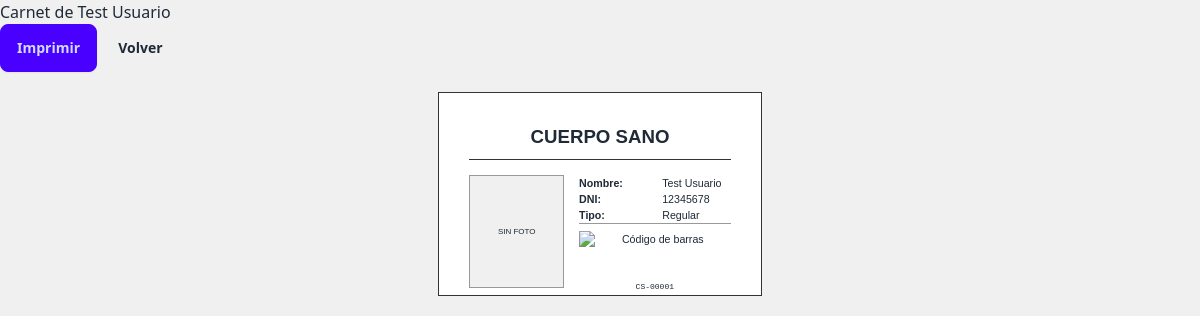
/miembros/1/carnet/ (signed in), run on the app's committed database.
### miembros/models.py (models this page shows, shortened)
class Miembro(models.Model):
    TIPO_CHOICES = [
        ('REGULAR', 'Regular'),
        ('ESTUDIANTE', 'Estudiante'),
        ('MAYOR', 'Persona Mayor'),
    ]
    nombre = models.CharField(max_length=100)
    apellido = models.CharField(max_length=100)
    dni = models.CharField(max_length=15, unique=True)
    email = models.EmailField(blank=True)
    telefono = models.CharField(max_length=20, blank=True)
    foto = CloudinaryField('foto', folder='miembros', blank=True, null=True)
    tipo_miembro = models.CharField(max_length=20, choices=TIPO_CHOICES, default='REGULAR')
    activo = models.BooleanField(default=True)
    fecha_alta = models.DateField(auto_now_add=True)
    def __str__(self):
        return f"{self.nombre} {self.apellido}"

class Carnet(models.Model):
    miembro = models.OneToOneField(Miembro, on_delete=models.CASCADE, related_name='carnet')
    numero_carnet = models.CharField(max_length=10, unique=True)
    codigo_barras_imagen = CloudinaryField('barcode', folder='carnets')
    fecha_emision = models.DateField(auto_now_add=True)

### miembros/views.py (the view)
# urls.py: path('<int:pk>/carnet/', views.ver_carnet, name='carnet'),
@login_required
def ver_carnet(request, pk):
    miembro = get_object_or_404(Miembro, pk=pk)
    try:
        carnet = miembro.carnet
    except Carnet.DoesNotExist:
        messages.error(request, 'Este miembro no tiene carnet')
        return redirect('miembros:detalle', pk=miembro.pk)
    context = {
        'miembro': miembro,
        'carnet': carnet,
    }
    return render(request, 'miembros/carnet_print.html', context)

### miembros/templates/miembros/carnet_print.html (shortened to what this page needs)
<!DOCTYPE html>
<html lang="es">
<head>
    <link href="https://cdn.jsdelivr.net/npm/daisyui@4/dist/full.min.css" rel="stylesheet">
</head>
<body>
    <div class="no-print">
        <div class="container mx-auto px-4 py-8">
            <div class="flex justify-between items-center mb-4">
                <h1 class="text-2xl font-bold">Carnet de {{ miembro }}</h1>
                <div class="space-x-2">
                    <button onclick="window.print()" class="btn btn-primary">Imprimir</button>
                    <a href="{% url 'miembros:detalle' miembro.pk %}" class="btn btn-ghost">Volver</a>
                </div>
            </div>
        </div>
    </div>
    <div class="carnet-container">
        <div class="carnet">
            <div class="carnet-header">CUERPO SANO</div>
            <div class="carnet-content">
                <div class="carnet-foto">
                    {% if miembro.foto %}
                    <img src="{{ miembro.foto.url }}" alt="Foto de {{ miembro }}">
                    {% else %}
                    <div style="width: 100%; height: 100%; background: #f0f0f0; display: flex; align-items: center; justify-content: center; font-size: 6pt;">
                        SIN FOTO
                    </div>
                    {% endif %}
                </div>
                <div class="carnet-info">
                    <div>
                        <div class="carnet-info-row">
                            <span class="carnet-info-label">Nombre:</span>
                            <span>{{ miembro.nombre }} {{ miembro.apellido }}</span>
                        </div>
                        <div class="carnet-info-row">
                            <span class="carnet-info-label">DNI:</span>
                            <span>{{ miembro.dni }}</span>
                        </div>
                        <div class="carnet-info-row">
                            <span class="carnet-info-label">Tipo:</span>
                            <span>{{ miembro.get_tipo_miembro_display }}</span>
                        </div>
                    </div>
                    <div class="carnet-barcode">
                        {% if carnet.codigo_barras_imagen %}
                        <img src="{{ carnet.codigo_barras_imagen.url }}" alt="Código de barras">
                        {% endif %}
                        <div class="carnet-numero">{{ carnet.numero_carnet }}</div>
                    </div>
                </div>
            </div>
        </div>
    </div>
</body>
</html>

### miembros/templates/miembros/carnet_print.html (style rules this page uses)
@media screen { body { background: #f0f0f0; } }
@media screen { .carnet-container { display: flex; justify-content: center; padding: 20px; } }
.carnet { width: 85.6mm; height: 53.98mm; border: 1px solid #333; display: flex; flex-direction: column; padding: 8mm; background: white; font-family: Arial, sans-serif; position: relative; box-sizing: border-box; }
.carnet-header { text-align: center; font-size: 14pt; font-weight: bold; margin-bottom: 4mm; border-bottom: 1px solid #333; padding-bottom: 2mm; }
.carnet-content { display: flex; height: 100%; gap: 4mm; }
.carnet-foto { flex-shrink: 0; width: 25mm; height: 30mm; border: 1px solid #999; overflow: hidden; }
.carnet-info { flex: 1; display: flex; flex-direction: column; justify-content: space-between; font-size: 8pt; }
.carnet-info-row { display: flex; gap: 2mm; }
.carnet-info-label { font-weight: bold; min-width: 20mm; }
.carnet-barcode { text-align: center; padding-top: 2mm; border-top: 1px solid #999; }
.carnet-barcode img { height: 12mm; margin-bottom: 1mm; }
.carnet-numero { font-size: 6pt; text-align: center; font-family: monospace; }

### data on the page
Miembro: nombre+apellido "Test Usuario", nombre "Test", apellido "Usuario", dni "12345678", tipo_miembro "Regular"
Carnet: numero_carnet "CS-00001"
